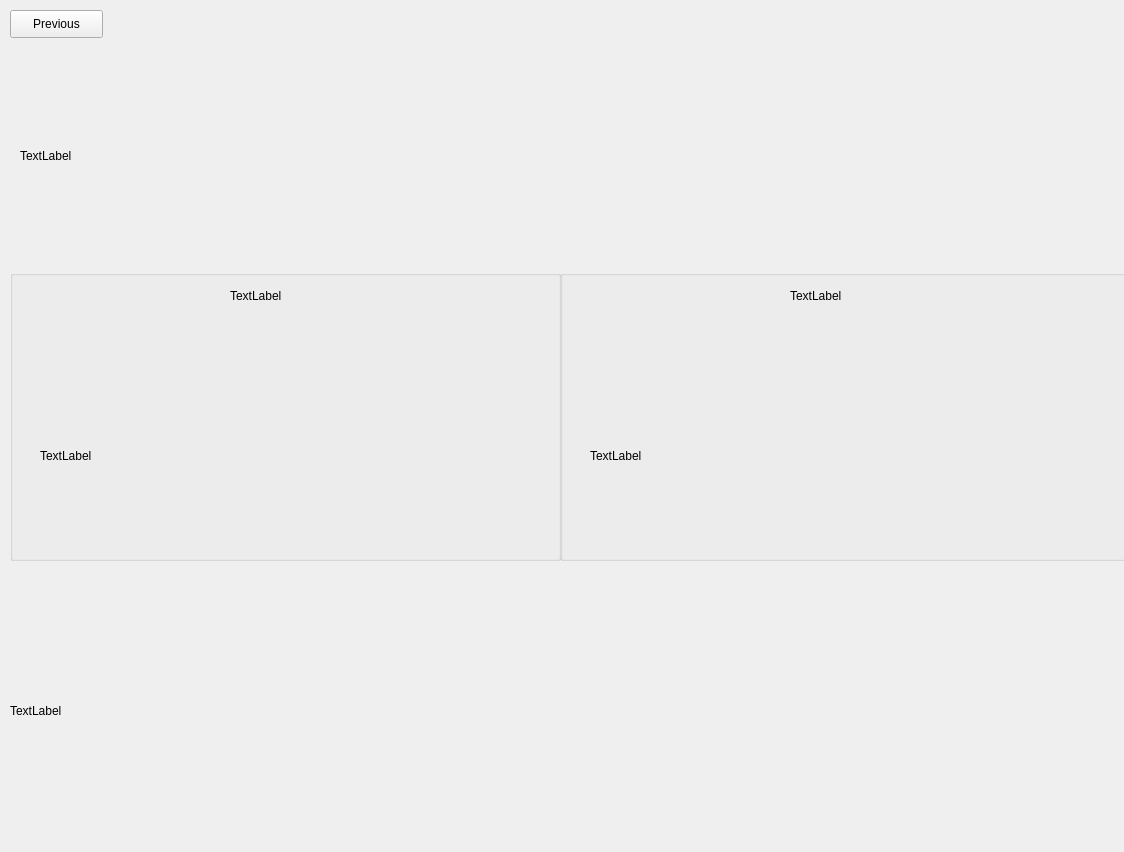
<?xml version="1.0" encoding="UTF-8"?>
<ui version="4.0">
 <class>Form</class>
 <widget class="QWidget" name="Form">
  <property name="geometry">
   <rect>
    <x>0</x>
    <y>0</y>
    <width>1124</width>
    <height>852</height>
   </rect>
  </property>
  <property name="windowTitle">
   <string>Form</string>
  </property>
  <widget class="QGroupBox" name="grp1">
   <property name="geometry">
    <rect>
     <x>10</x>
     <y>270</y>
     <width>551</width>
     <height>291</height>
    </rect>
   </property>
   <property name="title">
    <string/>
   </property>
   <widget class="QLabel" name="txt1">
    <property name="geometry">
     <rect>
      <x>30</x>
      <y>80</y>
      <width>511</width>
      <height>211</height>
     </rect>
    </property>
    <property name="text">
     <string>TextLabel</string>
    </property>
   </widget>
   <widget class="QLabel" name="ic1">
    <property name="geometry">
     <rect>
      <x>220</x>
      <y>10</y>
      <width>91</width>
      <height>31</height>
     </rect>
    </property>
    <property name="text">
     <string>TextLabel</string>
    </property>
   </widget>
  </widget>
  <widget class="QGroupBox" name="grp2">
   <property name="geometry">
    <rect>
     <x>560</x>
     <y>270</y>
     <width>571</width>
     <height>291</height>
    </rect>
   </property>
   <property name="title">
    <string/>
   </property>
   <widget class="QLabel" name="txt2">
    <property name="geometry">
     <rect>
      <x>30</x>
      <y>80</y>
      <width>511</width>
      <height>211</height>
     </rect>
    </property>
    <property name="text">
     <string>TextLabel</string>
    </property>
   </widget>
   <widget class="QLabel" name="ic2">
    <property name="geometry">
     <rect>
      <x>230</x>
      <y>10</y>
      <width>91</width>
      <height>31</height>
     </rect>
    </property>
    <property name="text">
     <string>TextLabel</string>
    </property>
   </widget>
  </widget>
  <widget class="QPushButton" name="prev">
   <property name="geometry">
    <rect>
     <x>10</x>
     <y>10</y>
     <width>93</width>
     <height>28</height>
    </rect>
   </property>
   <property name="text">
    <string>Previous</string>
   </property>
  </widget>
  <widget class="QLabel" name="endimg">
   <property name="geometry">
    <rect>
     <x>10</x>
     <y>570</y>
     <width>1101</width>
     <height>281</height>
    </rect>
   </property>
   <property name="text">
    <string>TextLabel</string>
   </property>
  </widget>
  <widget class="QLabel" name="logo">
   <property name="geometry">
    <rect>
     <x>20</x>
     <y>50</y>
     <width>1081</width>
     <height>211</height>
    </rect>
   </property>
   <property name="text">
    <string>TextLabel</string>
   </property>
  </widget>
 </widget>
 <resources>
  <include location="D:/d/test1.qrc"/>
 </resources>
 <connections/>
</ui>
